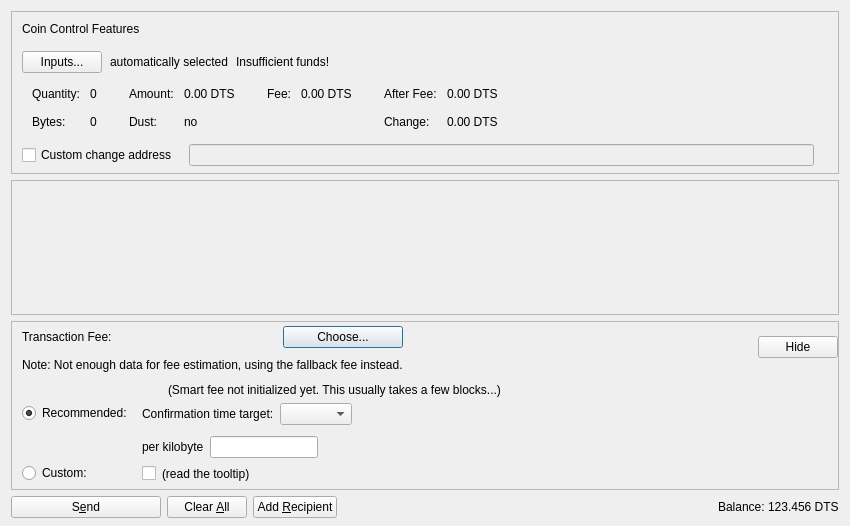
<?xml version="1.0" encoding="UTF-8"?>
<ui version="4.0">
 <class>SendCoinsDialog</class>
 <widget class="QDialog" name="SendCoinsDialog">
  <property name="geometry">
   <rect>
    <x>0</x>
    <y>0</y>
    <width>850</width>
    <height>526</height>
   </rect>
  </property>
  <property name="windowTitle">
   <string>Send Coins</string>
  </property>
  <layout class="QVBoxLayout" name="verticalLayout" stretch="0,1,0,0">
   <property name="bottomMargin">
    <number>8</number>
   </property>
   <item>
    <widget class="QFrame" name="frameCoinControl">
     <property name="sizePolicy">
      <sizepolicy hsizetype="Expanding" vsizetype="Expanding">
       <horstretch>0</horstretch>
       <verstretch>0</verstretch>
      </sizepolicy>
     </property>
     <property name="maximumSize">
      <size>
       <width>16777215</width>
       <height>16777215</height>
      </size>
     </property>
     <property name="frameShape">
      <enum>QFrame::StyledPanel</enum>
     </property>
     <property name="frameShadow">
      <enum>QFrame::Sunken</enum>
     </property>
     <layout class="QVBoxLayout" name="verticalLayoutCoinControl2">
      <property name="spacing">
       <number>0</number>
      </property>
      <property name="leftMargin">
       <number>0</number>
      </property>
      <property name="topMargin">
       <number>0</number>
      </property>
      <property name="rightMargin">
       <number>0</number>
      </property>
      <property name="bottomMargin">
       <number>6</number>
      </property>
      <item>
       <layout class="QVBoxLayout" name="verticalLayoutCoinControl" stretch="0,0,0,0,1">
        <property name="spacing">
         <number>0</number>
        </property>
        <property name="leftMargin">
         <number>10</number>
        </property>
        <property name="topMargin">
         <number>10</number>
        </property>
        <item>
         <layout class="QHBoxLayout" name="horizontalLayoutCoinControl1">
          <property name="bottomMargin">
           <number>15</number>
          </property>
          <item>
           <widget class="QLabel" name="labelCoinControlFeatures">
            <property name="sizePolicy">
             <sizepolicy hsizetype="Preferred" vsizetype="Maximum">
              <horstretch>0</horstretch>
              <verstretch>0</verstretch>
             </sizepolicy>
            </property>
            <property name="text">
             <string>Coin Control Features</string>
            </property>
           </widget>
          </item>
         </layout>
        </item>
        <item>
         <layout class="QHBoxLayout" name="horizontalLayoutCoinControl2" stretch="0,0,0,0">
          <property name="spacing">
           <number>8</number>
          </property>
          <property name="bottomMargin">
           <number>10</number>
          </property>
          <item>
           <widget class="QPushButton" name="pushButtonCoinControl">
            <property name="styleSheet">
             <string notr="true"/>
            </property>
            <property name="text">
             <string>Inputs...</string>
            </property>
            <property name="autoDefault">
             <bool>false</bool>
            </property>
           </widget>
          </item>
          <item>
           <widget class="QLabel" name="labelCoinControlAutomaticallySelected">
            <property name="text">
             <string>automatically selected</string>
            </property>
            <property name="margin">
             <number>5</number>
            </property>
           </widget>
          </item>
          <item>
           <widget class="QLabel" name="labelCoinControlInsuffFunds">
            <property name="text">
             <string>Insufficient funds!</string>
            </property>
            <property name="margin">
             <number>5</number>
            </property>
           </widget>
          </item>
          <item>
           <spacer name="horizontalSpacerCoinControl">
            <property name="orientation">
             <enum>Qt::Horizontal</enum>
            </property>
            <property name="sizeHint" stdset="0">
             <size>
              <width>40</width>
              <height>1</height>
             </size>
            </property>
           </spacer>
          </item>
         </layout>
        </item>
        <item>
         <widget class="QWidget" name="widgetCoinControl" native="true">
          <property name="sizePolicy">
           <sizepolicy hsizetype="Preferred" vsizetype="Preferred">
            <horstretch>0</horstretch>
            <verstretch>0</verstretch>
           </sizepolicy>
          </property>
          <property name="minimumSize">
           <size>
            <width>0</width>
            <height>0</height>
           </size>
          </property>
          <property name="styleSheet">
           <string notr="true"/>
          </property>
          <layout class="QHBoxLayout" name="horizontalLayoutCoinControl5">
           <property name="leftMargin">
            <number>0</number>
           </property>
           <property name="topMargin">
            <number>0</number>
           </property>
           <property name="rightMargin">
            <number>0</number>
           </property>
           <property name="bottomMargin">
            <number>0</number>
           </property>
           <item>
            <layout class="QHBoxLayout" name="horizontalLayoutCoinControl3" stretch="0,0,0,1">
             <property name="spacing">
              <number>20</number>
             </property>
             <property name="topMargin">
              <number>0</number>
             </property>
             <property name="bottomMargin">
              <number>10</number>
             </property>
             <item>
              <layout class="QFormLayout" name="formLayoutCoinControl1">
               <property name="horizontalSpacing">
                <number>10</number>
               </property>
               <property name="verticalSpacing">
                <number>14</number>
               </property>
               <property name="leftMargin">
                <number>10</number>
               </property>
               <property name="topMargin">
                <number>4</number>
               </property>
               <property name="rightMargin">
                <number>6</number>
               </property>
               <item row="0" column="0">
                <widget class="QLabel" name="labelCoinControlQuantityText">
                 <property name="text">
                  <string>Quantity:</string>
                 </property>
                 <property name="margin">
                  <number>0</number>
                 </property>
                </widget>
               </item>
               <item row="0" column="1">
                <widget class="QLabel" name="labelCoinControlQuantity">
                 <property name="cursor">
                  <cursorShape>IBeamCursor</cursorShape>
                 </property>
                 <property name="contextMenuPolicy">
                  <enum>Qt::ActionsContextMenu</enum>
                 </property>
                 <property name="text">
                  <string notr="true">0</string>
                 </property>
                 <property name="margin">
                  <number>0</number>
                 </property>
                 <property name="textInteractionFlags">
                  <set>Qt::LinksAccessibleByMouse|Qt::TextSelectableByKeyboard|Qt::TextSelectableByMouse</set>
                 </property>
                </widget>
               </item>
               <item row="1" column="0">
                <widget class="QLabel" name="labelCoinControlBytesText">
                 <property name="text">
                  <string>Bytes:</string>
                 </property>
                </widget>
               </item>
               <item row="1" column="1">
                <widget class="QLabel" name="labelCoinControlBytes">
                 <property name="cursor">
                  <cursorShape>IBeamCursor</cursorShape>
                 </property>
                 <property name="contextMenuPolicy">
                  <enum>Qt::ActionsContextMenu</enum>
                 </property>
                 <property name="text">
                  <string notr="true">0</string>
                 </property>
                 <property name="textInteractionFlags">
                  <set>Qt::LinksAccessibleByMouse|Qt::TextSelectableByKeyboard|Qt::TextSelectableByMouse</set>
                 </property>
                </widget>
               </item>
              </layout>
             </item>
             <item>
              <layout class="QFormLayout" name="formLayoutCoinControl2">
               <property name="horizontalSpacing">
                <number>10</number>
               </property>
               <property name="verticalSpacing">
                <number>14</number>
               </property>
               <property name="leftMargin">
                <number>6</number>
               </property>
               <property name="topMargin">
                <number>4</number>
               </property>
               <property name="rightMargin">
                <number>6</number>
               </property>
               <item row="0" column="0">
                <widget class="QLabel" name="labelCoinControlAmountText">
                 <property name="text">
                  <string>Amount:</string>
                 </property>
                 <property name="margin">
                  <number>0</number>
                 </property>
                </widget>
               </item>
               <item row="0" column="1">
                <widget class="QLabel" name="labelCoinControlAmount">
                 <property name="cursor">
                  <cursorShape>IBeamCursor</cursorShape>
                 </property>
                 <property name="contextMenuPolicy">
                  <enum>Qt::ActionsContextMenu</enum>
                 </property>
                 <property name="text">
                  <string notr="true">0.00 DTS</string>
                 </property>
                 <property name="textInteractionFlags">
                  <set>Qt::LinksAccessibleByMouse|Qt::TextSelectableByKeyboard|Qt::TextSelectableByMouse</set>
                 </property>
                </widget>
               </item>
               <item row="1" column="0">
                <widget class="QLabel" name="labelCoinControlLowOutputText">
                 <property name="text">
                  <string>Dust:</string>
                 </property>
                </widget>
               </item>
               <item row="1" column="1">
                <widget class="QLabel" name="labelCoinControlLowOutput">
                 <property name="cursor">
                  <cursorShape>IBeamCursor</cursorShape>
                 </property>
                 <property name="contextMenuPolicy">
                  <enum>Qt::ActionsContextMenu</enum>
                 </property>
                 <property name="text">
                  <string notr="true">no</string>
                 </property>
                 <property name="textInteractionFlags">
                  <set>Qt::LinksAccessibleByMouse|Qt::TextSelectableByKeyboard|Qt::TextSelectableByMouse</set>
                 </property>
                </widget>
               </item>
              </layout>
             </item>
             <item>
              <layout class="QFormLayout" name="formLayoutCoinControl3">
               <property name="horizontalSpacing">
                <number>10</number>
               </property>
               <property name="verticalSpacing">
                <number>14</number>
               </property>
               <property name="leftMargin">
                <number>6</number>
               </property>
               <property name="topMargin">
                <number>4</number>
               </property>
               <property name="rightMargin">
                <number>6</number>
               </property>
               <item row="0" column="0">
                <widget class="QLabel" name="labelCoinControlFeeText">
                 <property name="text">
                  <string>Fee:</string>
                 </property>
                 <property name="margin">
                  <number>0</number>
                 </property>
                </widget>
               </item>
               <item row="0" column="1">
                <widget class="QLabel" name="labelCoinControlFee">
                 <property name="cursor">
                  <cursorShape>IBeamCursor</cursorShape>
                 </property>
                 <property name="contextMenuPolicy">
                  <enum>Qt::ActionsContextMenu</enum>
                 </property>
                 <property name="text">
                  <string notr="true">0.00 DTS</string>
                 </property>
                 <property name="textInteractionFlags">
                  <set>Qt::LinksAccessibleByMouse|Qt::TextSelectableByKeyboard|Qt::TextSelectableByMouse</set>
                 </property>
                </widget>
               </item>
              </layout>
             </item>
             <item>
              <layout class="QFormLayout" name="formLayoutCoinControl4">
               <property name="horizontalSpacing">
                <number>10</number>
               </property>
               <property name="verticalSpacing">
                <number>14</number>
               </property>
               <property name="leftMargin">
                <number>6</number>
               </property>
               <property name="topMargin">
                <number>4</number>
               </property>
               <property name="rightMargin">
                <number>6</number>
               </property>
               <item row="0" column="0">
                <widget class="QLabel" name="labelCoinControlAfterFeeText">
                 <property name="text">
                  <string>After Fee:</string>
                 </property>
                 <property name="margin">
                  <number>0</number>
                 </property>
                </widget>
               </item>
               <item row="0" column="1">
                <widget class="QLabel" name="labelCoinControlAfterFee">
                 <property name="cursor">
                  <cursorShape>IBeamCursor</cursorShape>
                 </property>
                 <property name="contextMenuPolicy">
                  <enum>Qt::ActionsContextMenu</enum>
                 </property>
                 <property name="text">
                  <string notr="true">0.00 DTS</string>
                 </property>
                 <property name="textInteractionFlags">
                  <set>Qt::LinksAccessibleByMouse|Qt::TextSelectableByKeyboard|Qt::TextSelectableByMouse</set>
                 </property>
                </widget>
               </item>
               <item row="1" column="0">
                <widget class="QLabel" name="labelCoinControlChangeText">
                 <property name="text">
                  <string>Change:</string>
                 </property>
                </widget>
               </item>
               <item row="1" column="1">
                <widget class="QLabel" name="labelCoinControlChange">
                 <property name="cursor">
                  <cursorShape>IBeamCursor</cursorShape>
                 </property>
                 <property name="contextMenuPolicy">
                  <enum>Qt::ActionsContextMenu</enum>
                 </property>
                 <property name="text">
                  <string notr="true">0.00 DTS</string>
                 </property>
                 <property name="textInteractionFlags">
                  <set>Qt::LinksAccessibleByMouse|Qt::TextSelectableByKeyboard|Qt::TextSelectableByMouse</set>
                 </property>
                </widget>
               </item>
              </layout>
             </item>
            </layout>
           </item>
          </layout>
         </widget>
        </item>
        <item>
         <layout class="QHBoxLayout" name="horizontalLayoutCoinControl4" stretch="0,0,0">
          <property name="spacing">
           <number>12</number>
          </property>
          <property name="sizeConstraint">
           <enum>QLayout::SetDefaultConstraint</enum>
          </property>
          <property name="topMargin">
           <number>5</number>
          </property>
          <property name="rightMargin">
           <number>5</number>
          </property>
          <item>
           <widget class="QCheckBox" name="checkBoxCoinControlChange">
            <property name="toolTip">
             <string>If this is activated, but the change address is empty or invalid, change will be sent to a newly generated address.</string>
            </property>
            <property name="text">
             <string>Custom change address</string>
            </property>
           </widget>
          </item>
          <item>
           <widget class="QValidatedLineEdit" name="lineEditCoinControlChange">
            <property name="enabled">
             <bool>false</bool>
            </property>
            <property name="sizePolicy">
             <sizepolicy hsizetype="Expanding" vsizetype="Fixed">
              <horstretch>0</horstretch>
              <verstretch>0</verstretch>
             </sizepolicy>
            </property>
           </widget>
          </item>
          <item>
           <widget class="QLabel" name="labelCoinControlChangeLabel">
            <property name="sizePolicy">
             <sizepolicy hsizetype="Preferred" vsizetype="Expanding">
              <horstretch>0</horstretch>
              <verstretch>0</verstretch>
             </sizepolicy>
            </property>
            <property name="minimumSize">
             <size>
              <width>0</width>
              <height>0</height>
             </size>
            </property>
            <property name="text">
             <string/>
            </property>
            <property name="margin">
             <number>3</number>
            </property>
           </widget>
          </item>
         </layout>
        </item>
        <item>
         <spacer name="verticalSpacerCoinControl">
          <property name="orientation">
           <enum>Qt::Vertical</enum>
          </property>
          <property name="sizeHint" stdset="0">
           <size>
            <width>800</width>
            <height>1</height>
           </size>
          </property>
         </spacer>
        </item>
       </layout>
      </item>
     </layout>
    </widget>
   </item>
   <item>
    <widget class="QScrollArea" name="scrollArea">
     <property name="widgetResizable">
      <bool>true</bool>
     </property>
     <widget class="QWidget" name="scrollAreaWidgetContents">
      <property name="geometry">
       <rect>
        <x>0</x>
        <y>0</y>
        <width>830</width>
        <height>104</height>
       </rect>
      </property>
      <layout class="QVBoxLayout" name="verticalLayout_2" stretch="0,1">
       <property name="leftMargin">
        <number>0</number>
       </property>
       <property name="topMargin">
        <number>0</number>
       </property>
       <property name="rightMargin">
        <number>0</number>
       </property>
       <property name="bottomMargin">
        <number>0</number>
       </property>
       <item>
        <layout class="QVBoxLayout" name="entries">
         <property name="spacing">
          <number>6</number>
         </property>
        </layout>
       </item>
       <item>
        <spacer name="verticalSpacer">
         <property name="orientation">
          <enum>Qt::Vertical</enum>
         </property>
         <property name="sizeHint" stdset="0">
          <size>
           <width>20</width>
           <height>40</height>
          </size>
         </property>
        </spacer>
       </item>
      </layout>
     </widget>
    </widget>
   </item>
   <item>
    <widget class="QFrame" name="frameFee">
     <property name="sizePolicy">
      <sizepolicy hsizetype="Expanding" vsizetype="Expanding">
       <horstretch>0</horstretch>
       <verstretch>0</verstretch>
      </sizepolicy>
     </property>
     <property name="maximumSize">
      <size>
       <width>16777215</width>
       <height>16777215</height>
      </size>
     </property>
     <property name="frameShape">
      <enum>QFrame::StyledPanel</enum>
     </property>
     <property name="frameShadow">
      <enum>QFrame::Sunken</enum>
     </property>
     <layout class="QVBoxLayout" name="verticalLayoutFee1">
      <property name="spacing">
       <number>0</number>
      </property>
      <property name="leftMargin">
       <number>0</number>
      </property>
      <property name="topMargin">
       <number>0</number>
      </property>
      <property name="rightMargin">
       <number>0</number>
      </property>
      <property name="bottomMargin">
       <number>0</number>
      </property>
      <item>
       <layout class="QVBoxLayout" name="verticalLayoutFee2" stretch="0,0,0">
        <property name="spacing">
         <number>0</number>
        </property>
        <property name="leftMargin">
         <number>10</number>
        </property>
        <property name="topMargin">
         <number>0</number>
        </property>
        <item>
         <layout class="QHBoxLayout" name="horizontalLayoutFee1">
          <property name="bottomMargin">
           <number>0</number>
          </property>
          <item>
           <layout class="QVBoxLayout" name="verticalLayoutFee7">
            <property name="spacing">
             <number>0</number>
            </property>
            <item>
             <spacer name="verticalSpacerSmartFee">
              <property name="orientation">
               <enum>Qt::Vertical</enum>
              </property>
              <property name="sizeType">
               <enum>QSizePolicy::Fixed</enum>
              </property>
              <property name="sizeHint" stdset="0">
               <size>
                <width>1</width>
                <height>4</height>
               </size>
              </property>
             </spacer>
            </item>
            <item>
             <layout class="QHBoxLayout" name="horizontalLayoutSmartFee">
              <property name="spacing">
               <number>10</number>
              </property>
              <item>
               <widget class="QLabel" name="labelFeeHeadline">
                <property name="sizePolicy">
                 <sizepolicy hsizetype="Preferred" vsizetype="Maximum">
                  <horstretch>0</horstretch>
                  <verstretch>0</verstretch>
                 </sizepolicy>
                </property>
                <property name="text">
                 <string>Transaction Fee:</string>
                </property>
               </widget>
              </item>
              <item>
               <widget class="QLabel" name="labelFeeMinimized">
                <property name="text">
                 <string/>
                </property>
               </widget>
              </item>
              <item>
               <widget class="QPushButton" name="buttonChooseFee">
                <property name="text">
                 <string>Choose...</string>
                </property>
               </widget>
              </item>
             </layout>
            </item>
            <item>
             <spacer name="verticalSpacer_7">
              <property name="orientation">
               <enum>Qt::Vertical</enum>
              </property>
              <property name="sizeHint" stdset="0">
               <size>
                <width>1</width>
                <height>10</height>
               </size>
              </property>
             </spacer>
            </item>
            <item>
             <widget class="QLabel" name="fallbackFeeWarningLabel">
              <property name="toolTip">
               <string>Using the fallbackfee can result in sending a transaction that will take several hours or days (or never) to confirm. Consider choosing your fee manually or wait until you have validated the complete chain.</string>
              </property>
              <property name="text">
               <string>Note: Not enough data for fee estimation, using the fallback fee instead.</string>
              </property>
              <property name="wordWrap">
               <bool>false</bool>
              </property>
             </widget>
            </item>
            <item>
             <spacer name="verticalSpacer_5">
              <property name="orientation">
               <enum>Qt::Vertical</enum>
              </property>
              <property name="sizeHint" stdset="0">
               <size>
                <width>1</width>
                <height>1</height>
               </size>
              </property>
             </spacer>
            </item>
           </layout>
          </item>
          <item>
           <spacer name="horizontalSpacer_4">
            <property name="orientation">
             <enum>Qt::Horizontal</enum>
            </property>
            <property name="sizeHint" stdset="0">
             <size>
              <width>1</width>
              <height>1</height>
             </size>
            </property>
           </spacer>
          </item>
          <item>
           <widget class="QPushButton" name="buttonMinimizeFee">
            <property name="toolTip">
             <string>Hide transaction fee settings</string>
            </property>
            <property name="text">
             <string>Hide</string>
            </property>
           </widget>
          </item>
         </layout>
        </item>
        <item>
         <widget class="QFrame" name="frameFeeSelection">
          <layout class="QVBoxLayout" name="verticalLayoutFee12">
           <property name="spacing">
            <number>0</number>
           </property>
           <property name="leftMargin">
            <number>0</number>
           </property>
           <property name="topMargin">
            <number>0</number>
           </property>
           <property name="rightMargin">
            <number>0</number>
           </property>
           <property name="bottomMargin">
            <number>0</number>
           </property>
           <item>
            <layout class="QGridLayout" name="gridLayoutFee">
             <property name="topMargin">
              <number>10</number>
             </property>
             <property name="bottomMargin">
              <number>4</number>
             </property>
             <property name="horizontalSpacing">
              <number>10</number>
             </property>
             <property name="verticalSpacing">
              <number>4</number>
             </property>
             <item row="1" column="1">
              <layout class="QVBoxLayout" name="verticalLayoutFee8">
               <property name="spacing">
                <number>6</number>
               </property>
               <property name="topMargin">
                <number>3</number>
               </property>
               <item>
                <layout class="QHBoxLayout" name="horizontalLayoutFee13" stretch="0,0,1">
                 <item>
                  <widget class="QLabel" name="labelCustomPerKilobyte">
                   <property name="toolTip">
                    <string>If the custom fee is set to 1000 duffs and the transaction is only 250 bytes, then &quot;per kilobyte&quot; only pays 250 duffs in fee,&lt;br /&gt;while &quot;at least&quot; pays 1000 duffs. For transactions bigger than a kilobyte both pay by kilobyte.</string>
                   </property>
                   <property name="text">
                    <string>per kilobyte</string>
                   </property>
                  </widget>
                 </item>
                 <item>
                  <widget class="BitcoinAmountField" name="customFee"/>
                 </item>
                 <item>
                  <spacer name="horizontalSpacer_6">
                   <property name="orientation">
                    <enum>Qt::Horizontal</enum>
                   </property>
                   <property name="sizeHint" stdset="0">
                    <size>
                     <width>1</width>
                     <height>1</height>
                    </size>
                   </property>
                  </spacer>
                 </item>
                </layout>
               </item>
               <item>
                <layout class="QHBoxLayout" name="horizontalLayoutFee8">
                 <item>
                  <widget class="QCheckBox" name="checkBoxMinimumFee">
                   <property name="toolTip">
                    <string>Paying only the minimum fee is just fine as long as there is less transaction volume than space in the blocks.&lt;br /&gt;But be aware that this can end up in a never confirming transaction once there is more demand for Datos transactions than the network can process.</string>
                   </property>
                   <property name="text">
                    <string/>
                   </property>
                  </widget>
                 </item>
                 <item>
                  <widget class="QLabel" name="labelMinFeeWarning">
                   <property name="enabled">
                    <bool>true</bool>
                   </property>
                   <property name="toolTip">
                    <string>Paying only the minimum fee is just fine as long as there is less transaction volume than space in the blocks.&lt;br /&gt;But be aware that this can end up in a never confirming transaction once there is more demand for Datos transactions than the network can process.</string>
                   </property>
                   <property name="text">
                    <string>(read the tooltip)</string>
                   </property>
                   <property name="margin">
                    <number>5</number>
                   </property>
                  </widget>
                 </item>
                 <item>
                  <spacer name="horizontalSpacer_2">
                   <property name="orientation">
                    <enum>Qt::Horizontal</enum>
                   </property>
                   <property name="sizeHint" stdset="0">
                    <size>
                     <width>1</width>
                     <height>1</height>
                    </size>
                   </property>
                  </spacer>
                 </item>
                </layout>
               </item>
              </layout>
             </item>
             <item row="0" column="0">
              <layout class="QVBoxLayout" name="verticalLayoutFee4" stretch="0,1">
               <property name="topMargin">
                <number>20</number>
               </property>
               <property name="bottomMargin">
                <number>3</number>
               </property>
               <item>
                <widget class="QRadioButton" name="radioSmartFee">
                 <property name="text">
                  <string>Recommended:</string>
                 </property>
                 <property name="checked">
                  <bool>true</bool>
                 </property>
                 <attribute name="buttonGroup">
                  <string notr="true">groupFee</string>
                 </attribute>
                </widget>
               </item>
               <item>
                <spacer name="verticalSpacer_2">
                 <property name="orientation">
                  <enum>Qt::Vertical</enum>
                 </property>
                 <property name="sizeHint" stdset="0">
                  <size>
                   <width>1</width>
                   <height>1</height>
                  </size>
                 </property>
                </spacer>
               </item>
              </layout>
             </item>
             <item row="1" column="0">
              <layout class="QVBoxLayout" name="verticalLayoutFee9" stretch="0,1">
               <property name="topMargin">
                <number>30</number>
               </property>
               <item>
                <widget class="QRadioButton" name="radioCustomFee">
                 <property name="text">
                  <string>Custom:</string>
                 </property>
                 <attribute name="buttonGroup">
                  <string notr="true">groupFee</string>
                 </attribute>
                </widget>
               </item>
               <item>
                <spacer name="verticalSpacer_6">
                 <property name="orientation">
                  <enum>Qt::Vertical</enum>
                 </property>
                 <property name="sizeHint" stdset="0">
                  <size>
                   <width>1</width>
                   <height>1</height>
                  </size>
                 </property>
                </spacer>
               </item>
              </layout>
             </item>
             <item row="0" column="1">
              <layout class="QVBoxLayout" name="verticalLayoutFee3" stretch="0,0,1">
               <property name="spacing">
                <number>6</number>
               </property>
               <property name="topMargin">
                <number>0</number>
               </property>
               <property name="bottomMargin">
                <number>3</number>
               </property>
               <item>
                <layout class="QHBoxLayout" name="horizontalLayoutFee12">
                 <item>
                  <widget class="QLabel" name="labelSmartFee">
                   <property name="text">
                    <string/>
                   </property>
                   <property name="margin">
                    <number>2</number>
                   </property>
                  </widget>
                 </item>
                 <item>
                  <widget class="QLabel" name="labelFeeEstimation">
                   <property name="text">
                    <string/>
                   </property>
                  </widget>
                 </item>
                 <item>
                  <widget class="QLabel" name="labelSmartFee2">
                   <property name="text">
                    <string>(Smart fee not initialized yet. This usually takes a few blocks...)</string>
                   </property>
                   <property name="margin">
                    <number>2</number>
                   </property>
                  </widget>
                 </item>
                 <item>
                  <spacer name="horizontalSpacer_5">
                   <property name="orientation">
                    <enum>Qt::Horizontal</enum>
                   </property>
                   <property name="sizeHint" stdset="0">
                    <size>
                     <width>1</width>
                     <height>1</height>
                    </size>
                   </property>
                  </spacer>
                 </item>
                </layout>
               </item>
               <item>
                <layout class="QHBoxLayout" name="horizontalLayoutFee9">
                 <item>
                  <layout class="QVBoxLayout" name="verticalLayoutFee6">
                   <item>
                    <widget class="QLabel" name="labelSmartFee3">
                     <property name="text">
                      <string>Confirmation time target:</string>
                     </property>
                     <property name="margin">
                      <number>2</number>
                     </property>
                    </widget>
                   </item>
                  </layout>
                 </item>
                 <item>
                  <layout class="QVBoxLayout" name="verticalLayoutFee5">
                   <property name="rightMargin">
                    <number>30</number>
                   </property>
                   <item>
                    <layout class="QHBoxLayout" name="horizontalLayoutConfTarget">
                     <property name="bottomMargin">
                      <number>0</number>
                     </property>
                     <item>
                      <widget class="QComboBox" name="confTargetSelector"/>
                     </item>
                     <item>
                      <spacer name="horizontalSpacerConfTarget">
                       <property name="orientation">
                        <enum>Qt::Horizontal</enum>
                       </property>
                       <property name="sizeHint" stdset="0">
                        <size>
                         <width>40</width>
                         <height>20</height>
                        </size>
                       </property>
                      </spacer>
                     </item>
                    </layout>
                   </item>
                  </layout>
                 </item>
                </layout>
               </item>
               <item>
                <spacer name="verticalSpacer_4">
                 <property name="orientation">
                  <enum>Qt::Vertical</enum>
                 </property>
                 <property name="sizeHint" stdset="0">
                  <size>
                   <width>1</width>
                   <height>1</height>
                  </size>
                 </property>
                </spacer>
               </item>
              </layout>
             </item>
            </layout>
           </item>
          </layout>
         </widget>
        </item>
        <item>
         <spacer name="verticalSpacerFee">
          <property name="orientation">
           <enum>Qt::Vertical</enum>
          </property>
          <property name="sizeHint" stdset="0">
           <size>
            <width>800</width>
            <height>1</height>
           </size>
          </property>
         </spacer>
        </item>
       </layout>
      </item>
     </layout>
    </widget>
   </item>
   <item>
    <layout class="QHBoxLayout" name="horizontalLayout">
     <item>
      <widget class="QPushButton" name="sendButton">
       <property name="minimumSize">
        <size>
         <width>150</width>
         <height>0</height>
        </size>
       </property>
       <property name="toolTip">
        <string>Confirm the send action</string>
       </property>
       <property name="text">
        <string>S&amp;end</string>
       </property>
       <property name="autoDefault">
        <bool>false</bool>
       </property>
       <property name="default">
        <bool>false</bool>
       </property>
      </widget>
     </item>
     <item>
      <widget class="QPushButton" name="clearButton">
       <property name="sizePolicy">
        <sizepolicy hsizetype="Minimum" vsizetype="Fixed">
         <horstretch>0</horstretch>
         <verstretch>0</verstretch>
        </sizepolicy>
       </property>
       <property name="toolTip">
        <string>Clear all fields of the form.</string>
       </property>
       <property name="text">
        <string>Clear &amp;All</string>
       </property>
       <property name="autoDefault">
        <bool>false</bool>
       </property>
      </widget>
     </item>
     <item>
      <widget class="QPushButton" name="addButton">
       <property name="toolTip">
        <string>Send to multiple recipients at once</string>
       </property>
       <property name="text">
        <string>Add &amp;Recipient</string>
       </property>
       <property name="autoDefault">
        <bool>false</bool>
       </property>
      </widget>
     </item>
     <item>
      <spacer name="horizontalSpacer">
       <property name="orientation">
        <enum>Qt::Horizontal</enum>
       </property>
       <property name="sizeHint" stdset="0">
        <size>
         <width>40</width>
         <height>20</height>
        </size>
       </property>
      </spacer>
     </item>
     <item>
      <layout class="QHBoxLayout" name="horizontalLayout_2">
       <property name="spacing">
        <number>3</number>
       </property>
       <item>
        <widget class="QLabel" name="labelBalanceText">
         <property name="text">
          <string>Balance:</string>
         </property>
        </widget>
       </item>
       <item>
        <widget class="QLabel" name="labelBalance">
         <property name="sizePolicy">
          <sizepolicy hsizetype="Preferred" vsizetype="Preferred">
           <horstretch>0</horstretch>
           <verstretch>0</verstretch>
          </sizepolicy>
         </property>
         <property name="cursor">
          <cursorShape>IBeamCursor</cursorShape>
         </property>
         <property name="text">
          <string notr="true">123.456 DTS</string>
         </property>
         <property name="textInteractionFlags">
          <set>Qt::LinksAccessibleByMouse|Qt::TextSelectableByKeyboard|Qt::TextSelectableByMouse</set>
         </property>
        </widget>
       </item>
      </layout>
     </item>
    </layout>
   </item>
  </layout>
 </widget>
 <customwidgets>
  <customwidget>
   <class>QValidatedLineEdit</class>
   <extends>QLineEdit</extends>
   <header>qt/qvalidatedlineedit.h</header>
  </customwidget>
  <customwidget>
   <class>BitcoinAmountField</class>
   <extends>QLineEdit</extends>
   <header>qt/bitcoinamountfield.h</header>
   <container>1</container>
  </customwidget>
 </customwidgets>
 <resources>
  <include location="../dash.qrc"/>
 </resources>
 <connections/>
 <buttongroups>
  <buttongroup name="groupFee"/>
 </buttongroups>
</ui>
